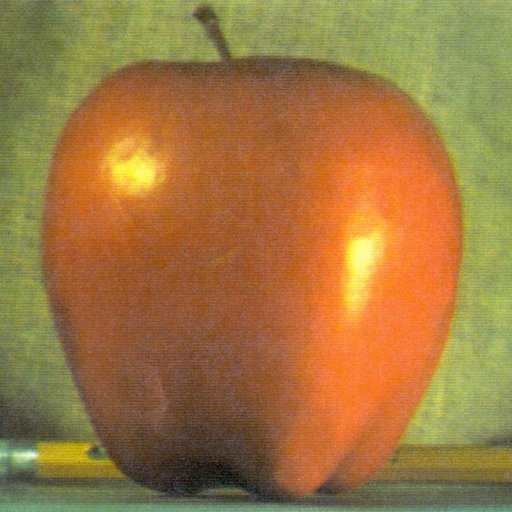
#> input picture Datasets/apple.jpg, 512 x 512 px, found by its file name
$ jupyter execute 10.Thresholding_binarizing.ipynb
#> lines starting #> are read from the running program, lines starting #| are printed output that depends on the picture; after the words box and inside, x2 and y2 are one past the last pixel; in counts of white or black regions, pixels touching at a corner belong together
# Thresholding / Binarizing

```TEXT
Binarization
To a computer, an image is just a massive grid of pixels, each with a value ranging from 0 to 255. If we want our program to focus only on the text and ignore the background, we need a way to simplify the world. We need to turn everything into stark, unambiguous black and white.

In computer vision, this process is called binarization, and the primary tool we use to achieve it is thresholding.

Threshold
1. If a pixel's value is greater than the threshold, we flip it entirely to white (255).
2. If a pixel's value is less than or equal to the threshold, we flip it entirely to black (0).
Just like that, a complex grayscale image is reduced to a binary representation: 0 or 1, black or white. No in-between. No gray areas!

| Threshold Type | What it does |
|---|---|
| `cv2.THRESH_BINARY` | Over threshold → White; Under threshold → Black |
| `cv2.THRESH_BINARY_INV` | Over threshold → Black; Under threshold → White |
| `cv2.ADAPTIVE_THRESH_MEAN_C` | Threshold is the mean of the neighborhood area. |
| `cv2.ADAPTIVE_THRESH_GAUSSIAN_C` | Threshold is the weighted sum of the neighborhood area (more natural results). |

[cell 1]
import cv2 as cv
import matplotlib.pyplot as plt
import numpy as np


img=cv.imread("../image/apple.jpg")
#> img is the input picture: shape (512, 512, 3); mean B, G, R 64.8, 119.7, 159.1
gray=cv.cvtColor(img,cv.COLOR_BGR2GRAY)
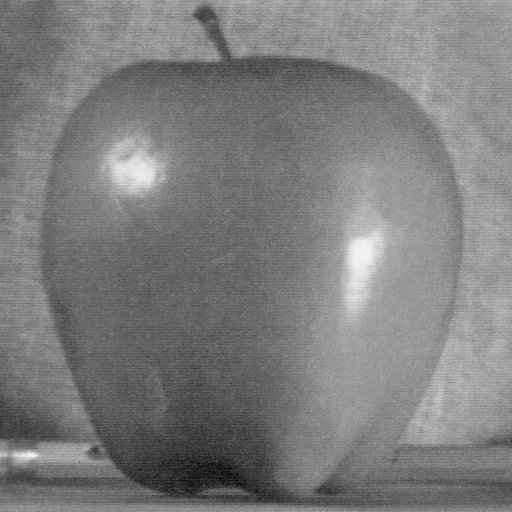
#> gray: shape (512, 512); min 7, max 248, mean 125.2

# simple thresholding
# Your rule is 150. Anyone brighter than 150 gets the White VIP jacket (255).
# Anyone else is cast into the dark (0).
threshold,thresh = cv.threshold(gray,150,255,cv.THRESH_BINARY)
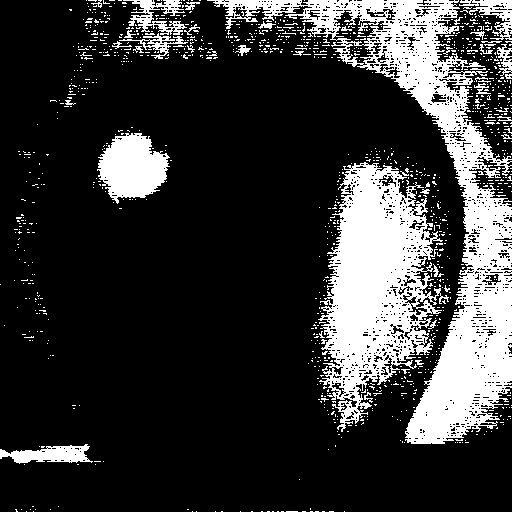
#> thresh: shape (512, 512); 21.2% white; 1164 white regions (1126 under 20 px), largest, box (x1, y1, x2, y2) and area: (207, 0, 512, 444) 26182, (318, 162, 449, 432) 17750, (97, 133, 170, 204) 3409

plt.imshow(thresh,cmap="gray")
plt.title("Simple Thresholding")
plt.axis("off")
plt.show()

In above case
```PYTHON
cv.threshold(src, thresh, maxval, type)
```

- `150 (Threshold)` means every single pixel in my grayscale image has a value between 0 (pure black) and 255 (pure white). Look at image and see wether it is brigher than 150 or darkwer ?
- `255 (maxVal)` means value that will be assigned to a pixel if it passes the threshold test. Because of it, any pixel greater than 150 turns into pure whit. Usually, we keep this at 255, because we want clean binary black and white image.

- `type （cv.THRESH_BINARY)` : logic how threshold is applied

[cell 2]
# thresholded inverse

threshold,thresh_inv = cv.threshold(gray,150,255,cv.THRESH_BINARY_INV)

plt.imshow(thresh_inv,cmap="gray")
plt.title("Threshold inverse")
plt.axis("off")
plt.show()

[cell 3]
# Adaptive Thresholding : Threshold is mean of neighbourhood area

adaptive_thresh=cv.adaptiveThreshold(gray,255, cv.ADAPTIVE_THRESH_MEAN_C,cv.THRESH_BINARY_INV,11,9)
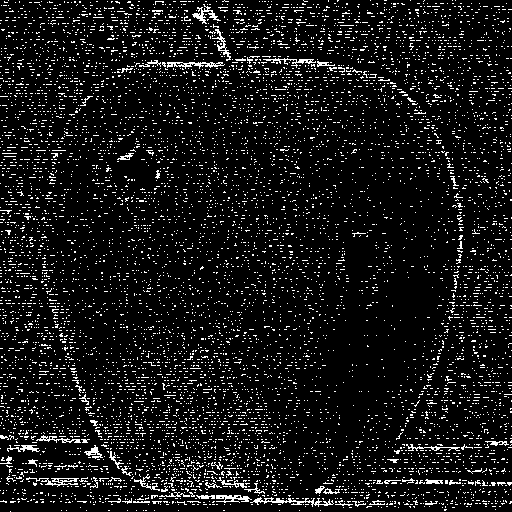
#> adaptive_thresh: shape (512, 512); 8.4% white in thin lines or dots
plt.imshow(adaptive_thresh,cmap="gray")
plt.title("Adaptive Threshold ")
plt.axis("off")
plt.show()
